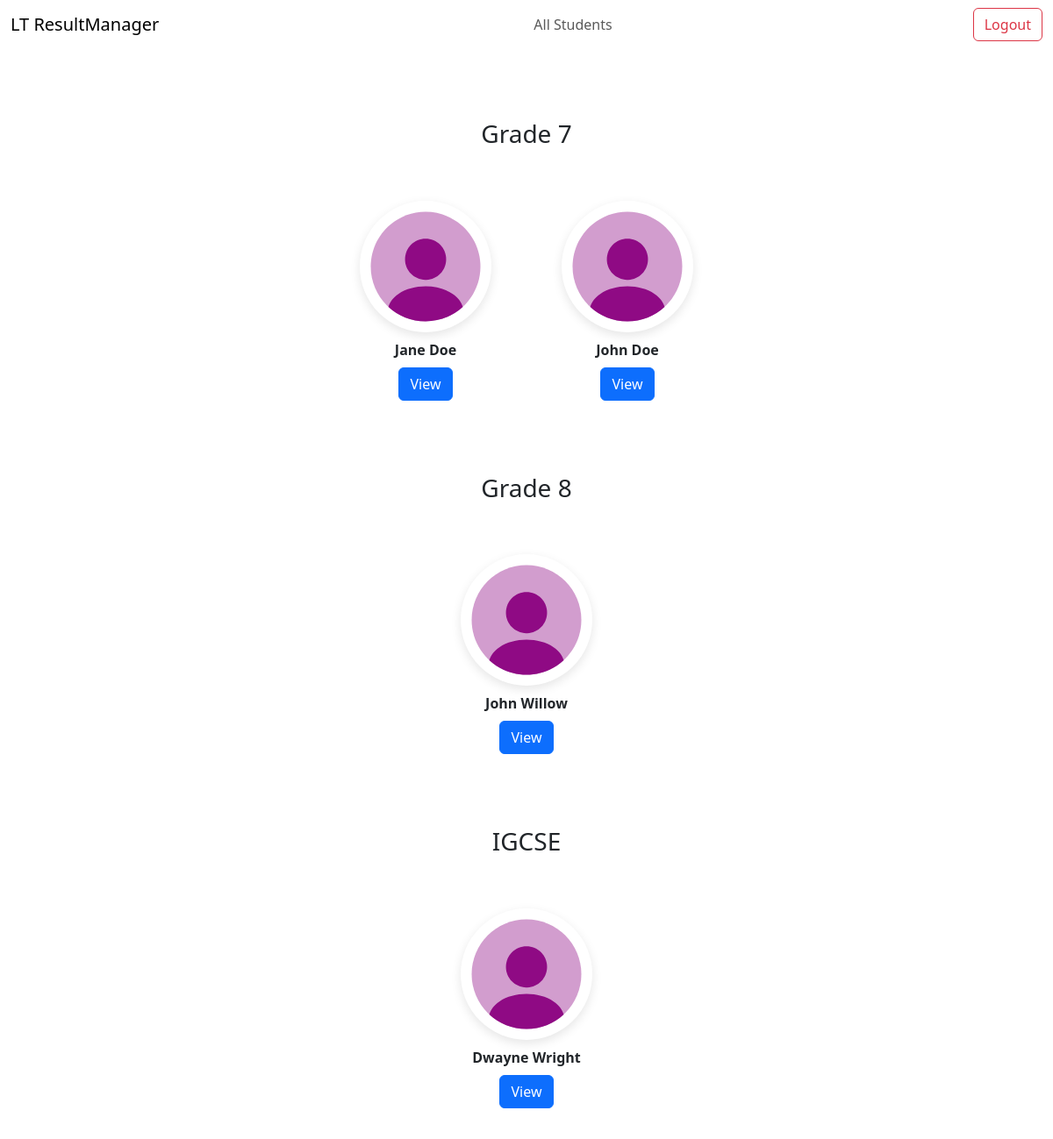
Page /teachers/all-students/ (signed in) on the committed database.
### main/models.py (models this page shows, shortened)
class Student(models.Model):
    first_name = models.CharField(max_length=50)
    surname = models.CharField(max_length=50)
    dob = models.DateField(blank=True, null=True)
    grade = models.CharField(max_length=10, choices=GRADE_CHOICES)
    class_teacher = models.ForeignKey(
        "Teacher", on_delete=models.SET_NULL, null=True, related_name='class_students')
    subjects = models.ManyToManyField(
        "Subject", related_name='subject_students', blank=True)
    profile_pic = models.ImageField(
        upload_to='student_pics/', blank=True, null=True)

### main/views.py (the view)
# urls.py: path("teachers/all-students/", views.all_students, name="all_students"),
@login_required
def all_students(request):
    grades = {}
    for student in Student.objects.all().order_by('grade', 'surname'):
        grades.setdefault(student.grade, []).append(student)
    return render(request, 'main/all_students.html', {'grades': grades})

### main/templates/main/all_students.html (shortened to what this page needs)
{% extends "main/base.html" %}
{% load static %}
{% block content %}
<div style="margin-top: 80px; text-align: center;">
  {% for grade, students in grades.items %}
  <h3 class="text-center mt-5">{{ grade }}</h3>
  <div class="student-card-grid mt-4">
    {% for student in students %}
    <div class="student-card">
      <img
        src="{% if student.profile_image %}{{ student.profile_image.url }}{% else %}{% static 'main/images/default_profile_image_2.svg' %}{% endif %}"
        class="student-image" alt="{{ student.first_name }} {{ student.surname }}">
      <div class="student-name mt-2">{{ student.first_name }} {{ student.surname }}</div>
      <a href="{% url 'student' student.id %}" class="btn btn-md btn-primary mt-2">View</a>
    </div>
    {% endfor %}
  </div>
  {% endfor %}
</div>
{% endblock %}

### main/static/main/styles/styles.css (style rules this page uses)
.student-card-grid { display: flex; flex-direction: horizontal; flex-wrap: wrap; justify-content: center; gap: 30px; padding: 20px; }
.student-card { width: 200px; text-align: center; padding: 15px; border-radius: 20px; background-color: #ffffff; transition: transform 0.2s ease; }
.student-image { width: 150px; height: 150px; object-fit: cover; border-radius: 50%; display: block; margin: 0 auto; box-shadow: 0 4px 12px rgba(0, 0, 0, 0.1); }
.student-name { font-weight: 600; font-size: 1rem; margin-top: 10px; }

### rows in the picture
Student: grade "Grade 7", first_name "Jane", surname "Doe"
Student: first_name "John", surname "Doe"
Student: grade "Grade 8", first_name "John", surname "Willow"
Student: grade "IGCSE", first_name "Dwayne", surname "Wright"
